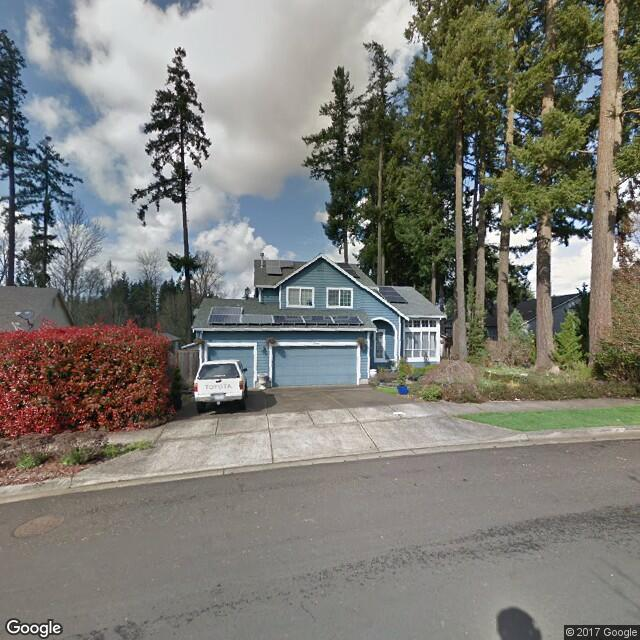
#> input picture img/file1160.png, 640 x 640 px, given in place of test_house0.png, which was not available
$ python saveROIAugmentedImages.py
#> lines starting #> are read from the running program, lines starting #| are printed output that depends on the picture; pictures that were not available may be replaced by others from this repository, and a replacement may not be noted
###########################################################################################################
# Code for random sample augmentation over the bouding box obtained on the images for regions of interest #
###########################################################################################################

import numpy as np
import cv2

count = 0
feat = np.empty(0)

pts2 = np.float32([[0, 0], [0, 640], [640, 0], [640, 640]])
pts1 = np.float32([[144, 60], [144, 425], [513, 60], [513, 425]])

M = cv2.getPerspectiveTransform(pts1, pts2)

# for loop here
for i in range(0, 5654):
    house_mask = cv2.imread('/home/student/Sumukh/Results/House/test_house'+ str(i) + '.png')
#> house_mask is the input picture: shape (640, 640, 3); mean B, G, R 117.4, 124.1, 124.9
    road_mask = cv2.imread('/home/student/Sumukh/Results/Road/test_road'+ str(i) + '.png')
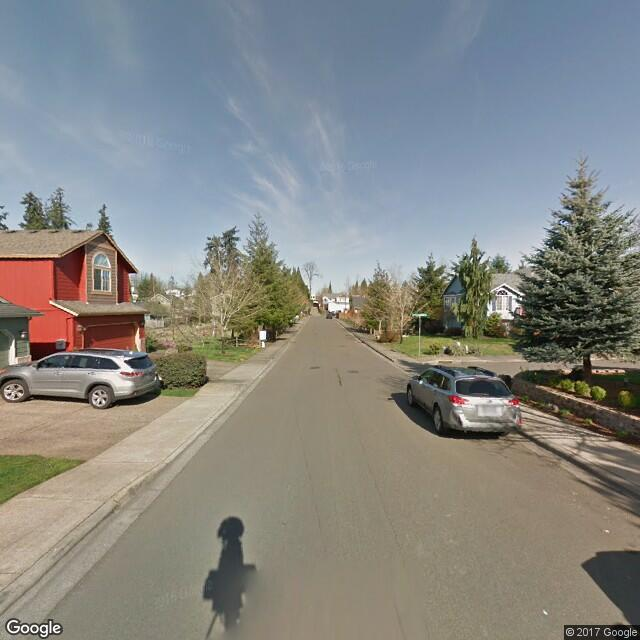
#> input picture img/file1335.png, 640 x 640 px, given in place of test_road0.png, which was not available
#> road_mask is the input picture: shape (640, 640, 3); mean B, G, R 131.6, 135.2, 134.2
    tree_mask = cv2.imread('/home/student/Sumukh/Results/Trees/test_tree'+ str(i) + '.png')
    terrain_mask = cv2.imread('/home/student/Sumukh/Results/Terrain/test_terrain'+ str(i) + '.png')

    image = cv2.imread('/home/student/Sumukh/Living_Indicator/img/file' + str(i)+ '.png')

    road_mask = cv2.warpPerspective(road_mask, M, (640, 640))
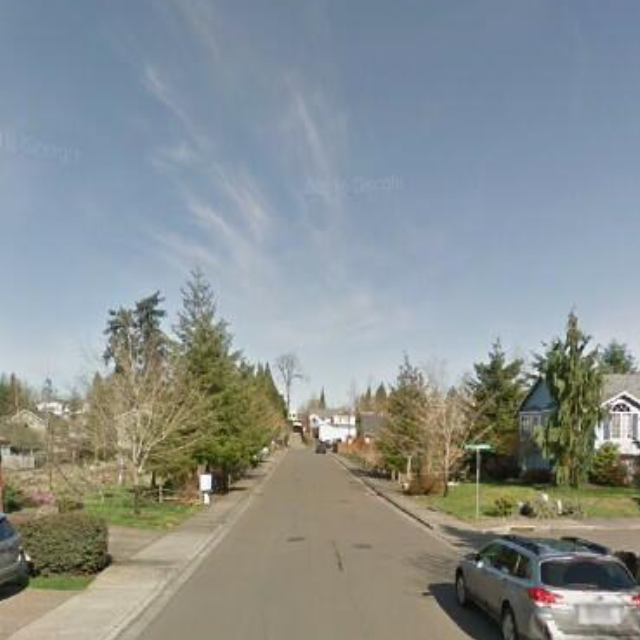
#> road_mask: shape (640, 640, 3); mean B, G, R 144.7, 144.5, 137.4
    house_mask = cv2.warpPerspective(house_mask, M, (640, 640))
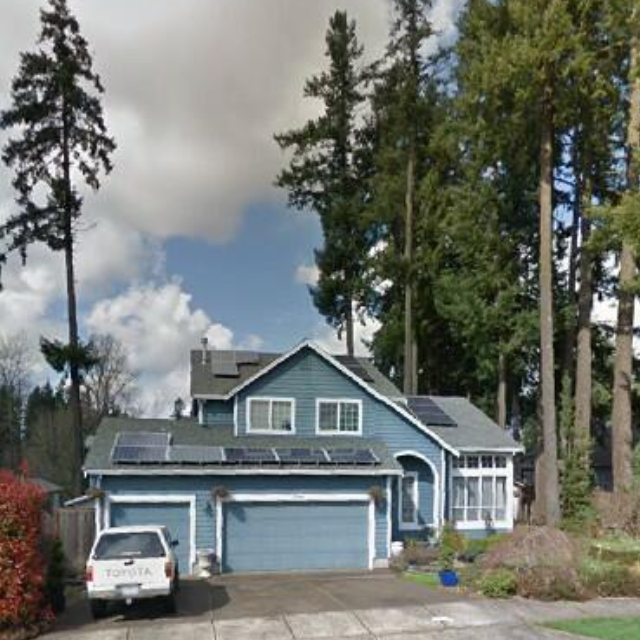
#> house_mask: shape (640, 640, 3); mean B, G, R 111.6, 117.4, 113.5
    tree_mask = cv2.warpPerspective(tree_mask, M, (640, 640))
#> (the run stopped early here; a loop or call above may not have finished)
